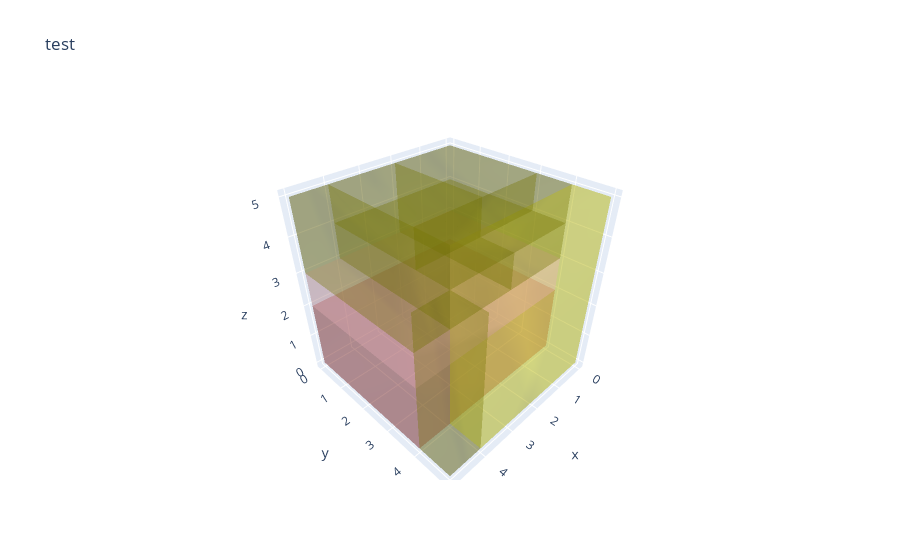

The notebook cell this image was saved under:
### Code cell
painter=Painter(box)
painter.plotBoxAndItems(title="test", alpha=0.2, write_num=False, fontsize=10)

### Figure 1 — Plotly figure (JSON) as saved in the notebook; plotly's stock layout.template omitted (floating-point values rounded to 4 significant figures)
{"data": [{"alphahull": 0, "color": "black", "hovertext": "", "opacity": 0.1, "type": "mesh3d", "x": [0, 5, 5, 0, 5, 0, 0, 5, 5, 0, 5, 0, 0, 5, 5, 0, 5, 0, 5, 0, 0, 5, 0, 5, 5, 5, 5, 5, 5, 5, 0, 0, 0, 0, 0, 0], "y": [0, 0, 5, 0, 5, 5, 0, 0, 5, 0, 5, 5, 0, 0, 0, 0, 0, 0, 5, 5, 5, 5, 5, 5, 0, 5, 5, 0, 5, 0, 0, 5, 5, 0, 5, 0], "z": [0, 0, 0, 0, 0, 0, 5, 5, 5, 5, 5, 5, 0, 0, 5, 0, 5, 5, 0, 0, 5, 0, 5, 5, 0, 0, 5, 0, 5, 5, 0, 0, 5, 0, 5, 5]}, {"alphahull": 0, "color": "brown", "hovertext": "", "opacity": 0.2, "type": "mesh3d", "x": [0, 5, 5, 0, 5, 0, 0, 5, 5, 0, 5, 0, 0, 5, 5, 0, 5, 0, 5, 0, 0, 5, 0, 5, 5, 5, 5, 5, 5, 5, 0, 0, 0, 0, 0, 0], "y": [0, 0, 4, 0, 4, 4, 0, 0, 4, 0, 4, 4, 0, 0, 0, 0, 0, 0, 4, 4, 4, 4, 4, 4, 0, 4, 4, 0, 4, 0, 0, 4, 4, 0, 4, 0], "z": [0, 0, 0, 0, 0, 0, 2, 2, 2, 2, 2, 2, 0, 0, 2, 0, 2, 2, 0, 0, 2, 0, 2, 2, 0, 0, 2, 0, 2, 2, 0, 0, 2, 0, 2, 2]}, {"alphahull": 0, "color": "yellow", "hovertext": "", "opacity": 0.2, "type": "mesh3d", "x": [0, 4, 4, 0, 4, 0, 0, 4, 4, 0, 4, 0, 0, 4, 4, 0, 4, 0, 4, 0, 0, 4, 0, 4, 4, 4, 4, 4, 4, 4, 0, 0, 0, 0, 0, 0], "y": [4, 4, 5, 4, 5, 5, 4, 4, 5, 4, 5, 5, 4, 4, 4, 4, 4, 4, 5, 5, 5, 5, 5, 5, 4, 5, 5, 4, 5, 4, 4, 5, 5, 4, 5, 4], "z": [0, 0, 0, 0, 0, 0, 5, 5, 5, 5, 5, 5, 0, 0, 5, 0, 5, 5, 0, 0, 5, 0, 5, 5, 0, 0, 5, 0, 5, 5, 0, 0, 5, 0, 5, 5]}, {"alphahull": 0, "color": "pink", "hovertext": "", "opacity": 0.2, "type": "mesh3d", "x": [0, 5, 5, 0, 5, 0, 0, 5, 5, 0, 5, 0, 0, 5, 5, 0, 5, 0, 5, 0, 0, 5, 0, 5, 5, 5, 5, 5, 5, 5, 0, 0, 0, 0, 0, 0], "y": [0, 0, 4, 0, 4, 4, 0, 0, 4, 0, 4, 4, 0, 0, 0, 0, 0, 0, 4, 4, 4, 4, 4, 4, 0, 4, 4, 0, 4, 0, 0, 4, 4, 0, 4, 0], "z": [2, 2, 2, 2, 2, 2, 3, 3, 3, 3, 3, 3, 2, 2, 3, 2, 3, 3, 2, 2, 3, 2, 3, 3, 2, 2, 3, 2, 3, 3, 2, 2, 3, 2, 3, 3]}, {"alphahull": 0, "color": "olive", "hovertext": "", "opacity": 0.2, "type": "mesh3d", "x": [0, 2, 2, 0, 2, 0, 0, 2, 2, 0, 2, 0, 0, 2, 2, 0, 2, 0, 2, 0, 0, 2, 0, 2, 2, 2, 2, 2, 2, 2, 0, 0, 0, 0, 0, 0], "y": [0, 0, 4, 0, 4, 4, 0, 0, 4, 0, 4, 4, 0, 0, 0, 0, 0, 0, 4, 4, 4, 4, 4, 4, 0, 4, 4, 0, 4, 0, 0, 4, 4, 0, 4, 0], "z": [3, 3, 3, 3, 3, 3, 4, 4, 4, 4, 4, 4, 3, 3, 4, 3, 4, 4, 3, 3, 4, 3, 4, 4, 3, 3, 4, 3, 4, 4, 3, 3, 4, 3, 4, 4]}, {"alphahull": 0, "color": "olive", "hovertext": "", "opacity": 0.2, "type": "mesh3d", "x": [2, 4, 4, 2, 4, 2, 2, 4, 4, 2, 4, 2, 2, 4, 4, 2, 4, 2, 4, 2, 2, 4, 2, 4, 4, 4, 4, 4, 4, 4, 2, 2, 2, 2, 2, 2], "y": [0, 0, 4, 0, 4, 4, 0, 0, 4, 0, 4, 4, 0, 0, 0, 0, 0, 0, 4, 4, 4, 4, 4, 4, 0, 4, 4, 0, 4, 0, 0, 4, 4, 0, 4, 0], "z": [3, 3, 3, 3, 3, 3, 4, 4, 4, 4, 4, 4, 3, 3, 4, 3, 4, 4, 3, 3, 4, 3, 4, 4, 3, 3, 4, 3, 4, 4, 3, 3, 4, 3, 4, 4]}, {"alphahull": 0, "color": "olive", "hovertext": "", "opacity": 0.2, "type": "mesh3d", "x": [4, 5, 5, 4, 5, 4, 4, 5, 5, 4, 5, 4, 4, 5, 5, 4, 5, 4, 5, 4, 4, 5, 4, 5, 5, 5, 5, 5, 5, 5, 4, 4, 4, 4, 4, 4], "y": [0, 0, 4, 0, 4, 4, 0, 0, 4, 0, 4, 4, 0, 0, 0, 0, 0, 0, 4, 4, 4, 4, 4, 4, 0, 4, 4, 0, 4, 0, 0, 4, 4, 0, 4, 0], "z": [3, 3, 3, 3, 3, 3, 5, 5, 5, 5, 5, 5, 3, 3, 5, 3, 5, 5, 3, 3, 5, 3, 5, 5, 3, 3, 5, 3, 5, 5, 3, 3, 5, 3, 5, 5]}, {"alphahull": 0, "color": "olive", "hovertext": "", "opacity": 0.2, "type": "mesh3d", "x": [0, 2, 2, 0, 2, 0, 0, 2, 2, 0, 2, 0, 0, 2, 2, 0, 2, 0, 2, 0, 0, 2, 0, 2, 2, 2, 2, 2, 2, 2, 0, 0, 0, 0, 0, 0], "y": [0, 0, 3, 0, 3, 3, 0, 0, 3, 0, 3, 3, 0, 0, 0, 0, 0, 0, 3, 3, 3, 3, 3, 3, 0, 3, 3, 0, 3, 0, 0, 3, 3, 0, 3, 0], "z": [4, 4, 4, 4, 4, 4, 5, 5, 5, 5, 5, 5, 4, 4, 5, 4, 5, 5, 4, 4, 5, 4, 5, 5, 4, 4, 5, 4, 5, 5, 4, 4, 5, 4, 5, 5]}, {"alphahull": 0, "color": "olive", "hovertext": "", "opacity": 0.2, "type": "mesh3d", "x": [2, 4, 4, 2, 4, 2, 2, 4, 4, 2, 4, 2, 2, 4, 4, 2, 4, 2, 4, 2, 2, 4, 2, 4, 4, 4, 4, 4, 4, 4, 2, 2, 2, 2, 2, 2], "y": [0, 0, 3, 0, 3, 3, 0, 0, 3, 0, 3, 3, 0, 0, 0, 0, 0, 0, 3, 3, 3, 3, 3, 3, 0, 3, 3, 0, 3, 0, 0, 3, 3, 0, 3, 0], "z": [4, 4, 4, 4, 4, 4, 5, 5, 5, 5, 5, 5, 4, 4, 5, 4, 5, 5, 4, 4, 5, 4, 5, 5, 4, 4, 5, 4, 5, 5, 4, 4, 5, 4, 5, 5]}, {"alphahull": 0, "color": "olive", "hovertext": "", "opacity": 0.2, "type": "mesh3d", "x": [4, 5, 5, 4, 5, 4, 4, 5, 5, 4, 5, 4, 4, 5, 5, 4, 5, 4, 5, 4, 4, 5, 4, 5, 5, 5, 5, 5, 5, 5, 4, 4, 4, 4, 4, 4], "y": [4, 4, 5, 4, 5, 5, 4, 4, 5, 4, 5, 5, 4, 4, 4, 4, 4, 4, 5, 5, 5, 5, 5, 5, 4, 5, 5, 4, 5, 4, 4, 5, 5, 4, 5, 4], "z": [0, 0, 0, 0, 0, 0, 4, 4, 4, 4, 4, 4, 0, 0, 4, 0, 4, 4, 0, 0, 4, 0, 4, 4, 0, 0, 4, 0, 4, 4, 0, 0, 4, 0, 4, 4]}, {"alphahull": 0, "color": "olive", "hovertext": "", "opacity": 0.2, "type": "mesh3d", "x": [0, 4, 4, 0, 4, 0, 0, 4, 4, 0, 4, 0, 0, 4, 4, 0, 4, 0, 4, 0, 0, 4, 0, 4, 4, 4, 4, 4, 4, 4, 0, 0, 0, 0, 0, 0], "y": [3, 3, 4, 3, 4, 4, 3, 3, 4, 3, 4, 4, 3, 3, 3, 3, 3, 3, 4, 4, 4, 4, 4, 4, 3, 4, 4, 3, 4, 3, 3, 4, 4, 3, 4, 3], "z": [4, 4, 4, 4, 4, 4, 5, 5, 5, 5, 5, 5, 4, 4, 5, 4, 5, 5, 4, 4, 5, 4, 5, 5, 4, 4, 5, 4, 5, 5, 4, 4, 5, 4, 5, 5]}], "layout": {"scene": {"aspectmode": "data"}, "title": {"text": "test"}}}
